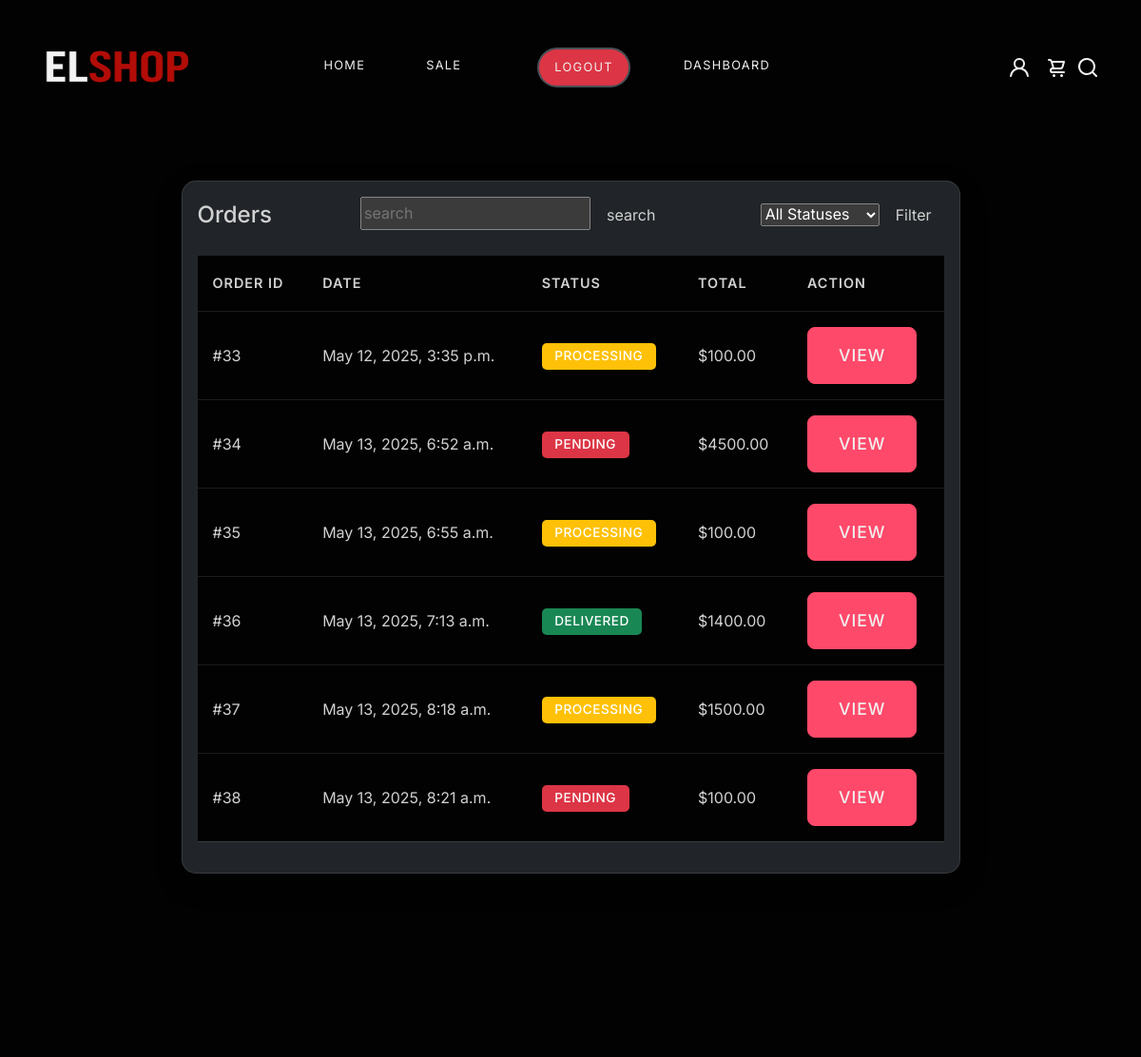
The app's page /dashboard/orders/ (signed in, upper part), older data.
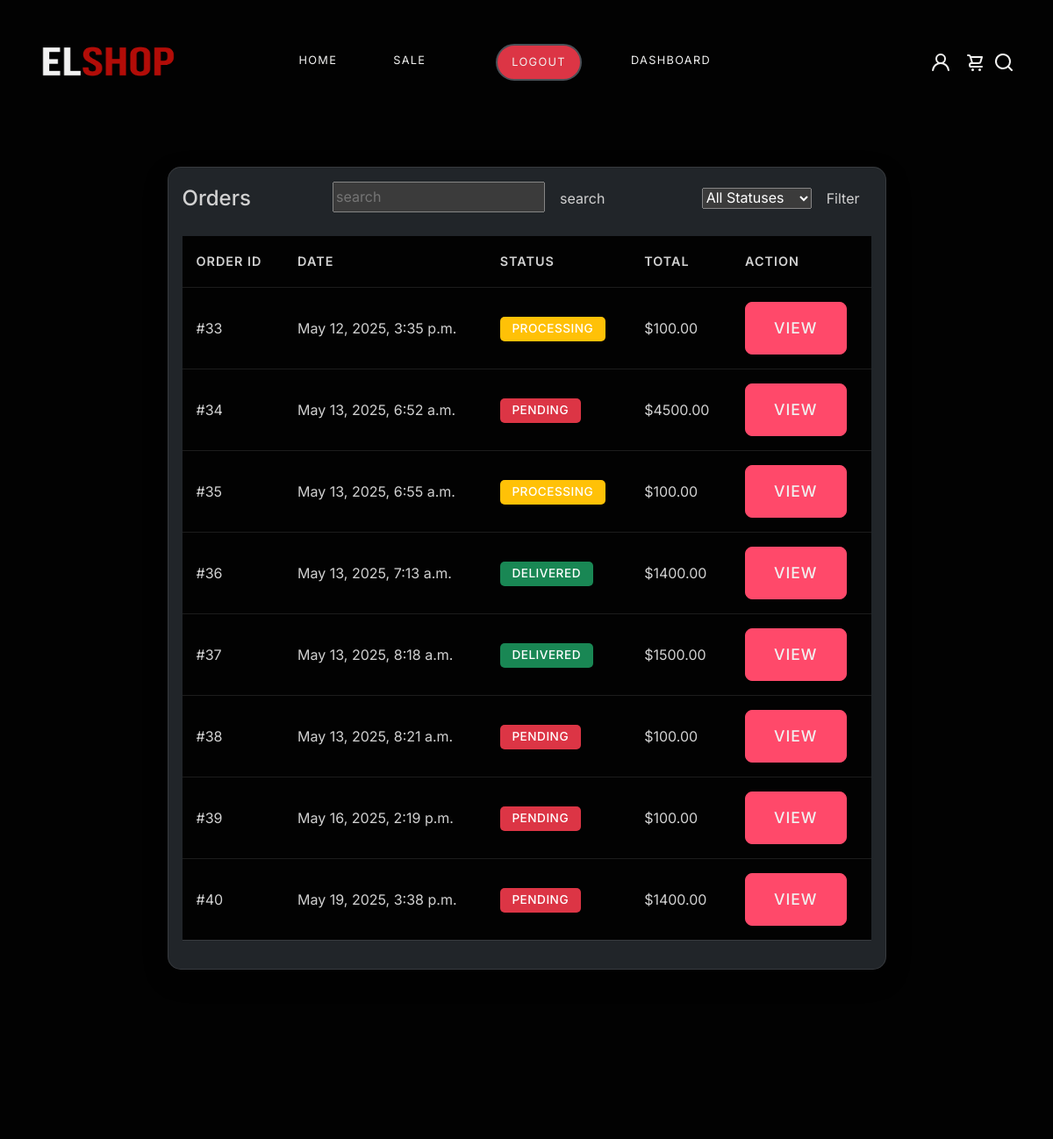
The same page, newer data.
### payment/models.py (models this page shows, shortened)
class Order(models.Model):
    STATUS_ORDER = (
        ("pending","PEDING"),
        ("processing","PROCESSING"),
        ("cancelled","CANCELLED"),
        ("delivered","DELIVERED")
    )
    user = models.ForeignKey(User,on_delete=models.CASCADE)
    address = models.ForeignKey(AddressUser,on_delete=models.CASCADE)
    shiped_date = models.DateTimeField(blank=True,null=True)
    date_ordered = models.DateTimeField(auto_now_add=True)
    date_payed = models.DateTimeField(blank=True,null=True)
    invoice = models.CharField(max_length=255,blank=True,null=True)
    payer_id = models.CharField(max_length=255,blank=True,null=True)
    order_status = models.CharField(choices=STATUS_ORDER,default="pending")
    amount = models.DecimalField(max_digits=10,decimal_places=2)

### dashboard/views.py (the view)
# urls.py: path("orders/",views.order_dashboard,name="order_dashboard"),
def order_dashboard(request):
    if request.user.is_authenticated and (request.user.is_staff , request.user.is_superuser):
        queryset = Order.objects.all().select_related("user")
        order_filter = OrderFilter(request.GET,queryset=queryset)
        return render(request,"dashboard/order_dashboard.html",{"filter":order_filter,"orders":order_filter.qs})
    return redirect("home")

### cart/cart.py (called while the page is built)
    def __len__(self):
        return len(self.cart)

### cart/context_processors.py (called while the page is built)
def cart(request):
    return {"cart":Cart(request)}

### templates/dashboard/order_dashboard.html (shortened to what this page needs)
{% extends 'index.html' %}
{% load static %}
{% block content %}
{% if perms.payment.view_order %}
  <section class="account py-5">
    <div class="container">
      <div class="row justify-content-center">
        <div class="col-lg-9">
          <div class="tab-content">
            <div>
              <div class="card">
                <div class="card-body">
                  <div class="d-flex justify-content-between align-items-center mb-4">
                    <h4 class="card-title mb-0">Orders</h4>
                    <form action="" method="GET"><input type="text" name="search" value="{{request.GET.search}}" placeholder="search"><button class="btn mx-1">search</button></form>
                    <form action="" method="GET" class="d-flex"><div class="d-inline mt-1 me-1">{{filter.form.order_status}}</div> <button class="btn">Filter</button></form>
                  </div>
                  <div class="table-responsive">
                    <table class="table">
                      <thead>
                        <tr>
                          <th>Order ID</th>
                          <th>Date</th>
                          <th>Status</th>
                          <th>Total</th>
                          <th>Action</th>
                        </tr>
                      </thead>
                      <tbody>
                        {% for order in orders %}
                          <tr>
                            <td>#{{order.id}}</td>
                            <td>{{order.date_ordered}}</td>
                            {% if order.order_status == "delivered" %}
                              <td><span class="badge bg-success" >{{order.order_status}}</span></td>
                            {% elif order.order_status == 'processing' %}
                              <td><span class="badge bg-warning" >{{order.order_status}}</span></td>
                            {% else %}
                              <td><span class="badge bg-danger" >{{order.order_status}}</span></td>
                            {% endif %}
                            <td>${{order.amount}}</td>
                            <td><a href="{% url 'D_order' order.id %}" class="btn btn-sm btn-primary">View</a></td>
                          </tr>
                        {% endfor %}
                    </table>
                  </div>
                </div>
              </div>
            </div>
          </div>
        </div>
      </div>
    </div>
  </section>
{% endif %}
{% endblock content %}

Row changes from the older to the newer data that the page shows:
changed Order "May 13, 2025, 8:18 a.m.": order_status "PROCESSING" → "DELIVERED"
added Order: id "39", date_ordered "May 16, 2025, 2:19 p.m.", order_status "PENDING", amount "100.00"
added Order: id "40", date_ordered "May 19, 2025, 3:38 p.m.", order_status "PENDING", amount "1400.00"
